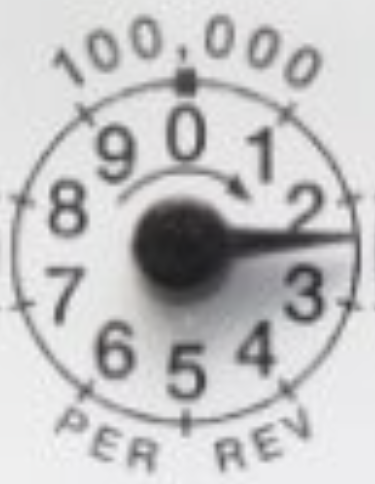
#> input picture GM_sample_images/GM1.png, 375 x 484 px; its folder holds only this picture in this run
$ python -i reading_main.py   (imports and definitions only)
#> lines starting #> are read from the running program, lines starting #| are printed output that depends on the picture
import cv2
import numpy as np
import math
from pathlib import Path


# ========== UTILITY FUNCTIONS ==========


def avg_circles(circles, b):
    avg_x = sum(circles[0][i][0] for i in range(b)) / b
    avg_y = sum(circles[0][i][1] for i in range(b)) / b
    avg_r = sum(circles[0][i][2] for i in range(b)) / b
    return int(avg_x), int(avg_y), int(avg_r)


def dist_2_pts(x1, y1, x2, y2):
    return float(np.hypot(x2 - x1, y2 - y1))


# [11 lines left out: functions line_center_distance, angle_deg_from_center, not called in this run]


def draw_tick_marks(img, x, y, r, zero_angle=0):
    """
    Draw 0..9 ticks. zero_angle in degrees; 0° points up.
    Angles increase CLOCKWISE to match printed digits.
    Returns: list of (angle_deg, value, label_x, label_y)
    """
    tick_marks = []
    for i in range(10):
        angle_deg = (zero_angle + i * 36) % 360
        ang = math.radians(angle_deg)
        inner = (int(x + 0.85 * r * math.sin(ang)), int(y - 0.85 * r * math.cos(ang)))
        outer = (int(x + 1.00 * r * math.sin(ang)), int(y - 1.00 * r * math.cos(ang)))
        label = (int(x + 1.15 * r * math.sin(ang)), int(y - 1.15 * r * math.cos(ang)))
        cv2.line(img, inner, outer, (0, 255, 0), 2)
        cv2.putText(img, str(i), label, cv2.FONT_HERSHEY_SIMPLEX, 0.8, (0, 255, 0), 2, cv2.LINE_AA)
        tick_marks.append((angle_deg, i, label[0], label[1]))
    return tick_marks


# [18 lines left out: functions hstack_same_height, vstack_same_width, not called in this run]


def maybe_show(title, img):
    if SHOW_WINDOWS:
        cv2.imshow(title, img); cv2.waitKey(0)


# ========== MAIN FUNCTIONS ==========


def calibrate_gauge(gauge_img, zero_angle=0):
#> called with gauge_img = '../GM_sample_images/GM1.png', zero_angle = 0
    if isinstance(gauge_img, np.ndarray):
        img = gauge_img.copy()
        filename = "gauge_input"
    else:
        img = cv2.imread(str(gauge_img))
#> img is the input picture: shape (484, 375, 3); mean B, G, R 195.2, 194.3, 194.8
        if img is None:
            raise FileNotFoundError(f"Could not read {gauge_img}")
        filename = gauge_img

    h, w = img.shape[:2]
#> h = 484; w = 375
    gray = cv2.cvtColor(img, cv2.COLOR_BGR2GRAY)
    gray_blur = cv2.GaussianBlur(gray, (5, 5), 0)

    circles = cv2.HoughCircles(
        gray_blur, cv2.HOUGH_GRADIENT, dp=1.2, minDist=min(h, w)//2,
        param1=120, param2=40,
        minRadius=int(0.30 * h), maxRadius=int(0.55 * h)
    )
#> circles = [[185.4, 252.6, 174.4]]
    if circles is None:
        print("❌ No circle detected.")
        return None

    a, b, _ = circles.shape
#> a = 1; b = 1
    x, y, r = avg_circles(circles, b)
#> in avg_circles, `avg_x = sum(circles[0][i][0] for i in range(b)) / b`: avg_x = 185.4
#> in avg_circles, `avg_y = sum(circles[0][i][1] for i in range(b)) / b`: avg_y = 252.6
#> in avg_circles, `avg_r = sum(circles[0][i][2] for i in range(b)) / b`: avg_r = 174.4
#> x = 185; y = 252; r = 174

    vis = img.copy()
    cv2.circle(vis, (x, y), r, (0, 0, 255), 2)
    cv2.circle(vis, (x, y), 4, (0, 0, 255), -1)
#> vis: shape (484, 375, 3); mean B, G, R 192.2, 191.4, 196.5
    cv2.putText(vis, "Detected dial circle", (10, 25), cv2.FONT_HERSHEY_SIMPLEX, 0.7, (0, 0, 255), 2, cv2.LINE_AA)
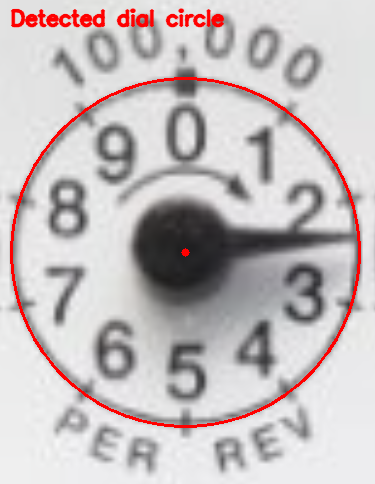
#> vis: shape (484, 375, 3); mean B, G, R 190.2, 189.3, 196.9
    tick_list = draw_tick_marks(vis, x, y, r, zero_angle=zero_angle)
#> the loop in draw_tick_marks, `for i in range(10):` made 10 passes
#> (inner, outer, label) on passes 1 to 10: ((185, 104), (185, 78), (185, 51)), ((271, 132), (287, 111), (302, 90)), ((325, 206), (350, 198), (375, 190)), ((325, 297), (350, 305), (375, 313)), ((271, 371), (287, 392), (302, 413)), ((185, 399), (185, 426), (185, 452)), ((98, 371), (82, 392), (67, 413)), ((44, 297), (19, 305), (-5, 313)), ((44, 206), (19, 198), (-5, 190)), ((98, 132), (82, 111), (67, 90))
#> after the loop in draw_tick_marks, `for i in range(10):`: tick_marks = [(0, 0, 185, 51), (36, 1, 302, 90), (72, 2, 375, 190), (108, 3, 375, 313), (144, 4, 302, 413), (180, 5, 185, 452), (216, 6, 67, 413), (252, 7, -5, 313), (288, 8, -5, 190), (324, 9, 67, 90)]
#> tick_list has the same summary as tick_marks in draw_tick_marks

    # Save + show
    out_cal = Path(filename).with_suffix("").as_posix() + "-calibration.png"
    # cv2.imwrite(out_cal, vis)
    maybe_show("Calibration", vis)

    return x, y, r, tick_list, vis


# [147 lines left out: functions get_current_value, save_storyboard, run_reading, r_main, not called in this run]

#> (the run stopped early here; a loop or call above may not have finished)

$ run again, on GM_sample_images/GM2.png
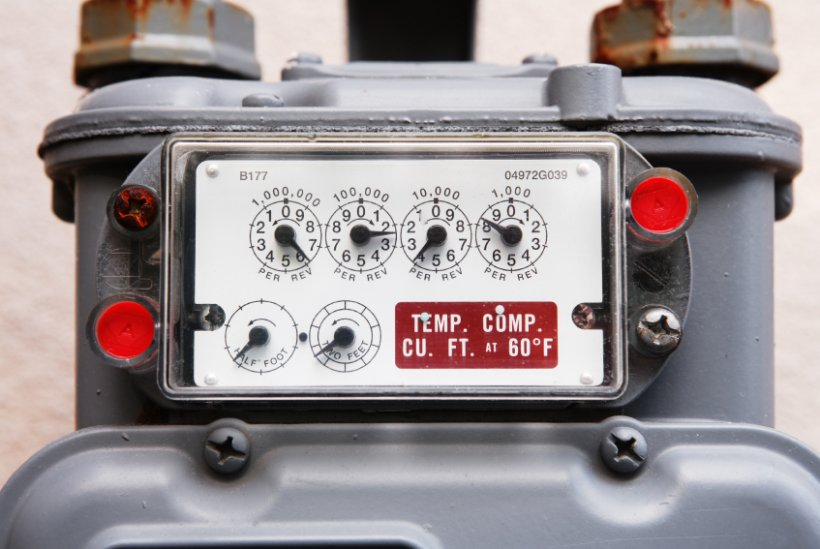
#> input picture GM_sample_images/GM2.png, 820 x 549 px
#> in calibrate_gauge, img is the input picture: shape (549, 820, 3); mean B, G, R 148.6, 146.4, 154.9
#> in calibrate_gauge, `gray = cv2.cvtColor(img, cv2.COLOR_BGR2GRAY)`:
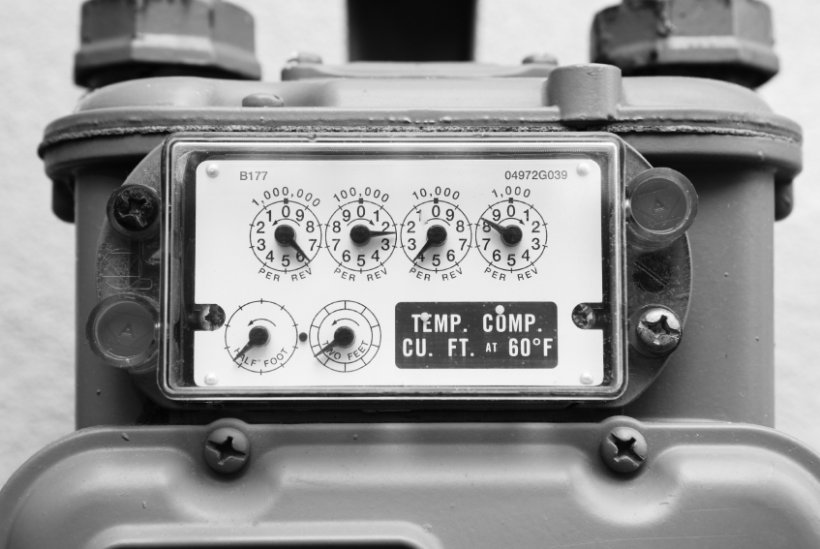
#> gray: shape (549, 820); min 0, max 255, mean 149.2
#> circles = [[395.4, 353.4, 233], [693, 353.4, 244.9], [264.6, 111, 285.8], [119.4, 365.4, 238.3], [551.4, 103.8, 207.9]]
#> avg_x = 404.8
#> avg_y = 257.4
#> avg_r = 242
#> x = 404; y = 257; r = 241
#> in calibrate_gauge, `cv2.putText(vis, "Detected dial circle", (10, 25), cv2.FONT_HERSHEY_SI..`:
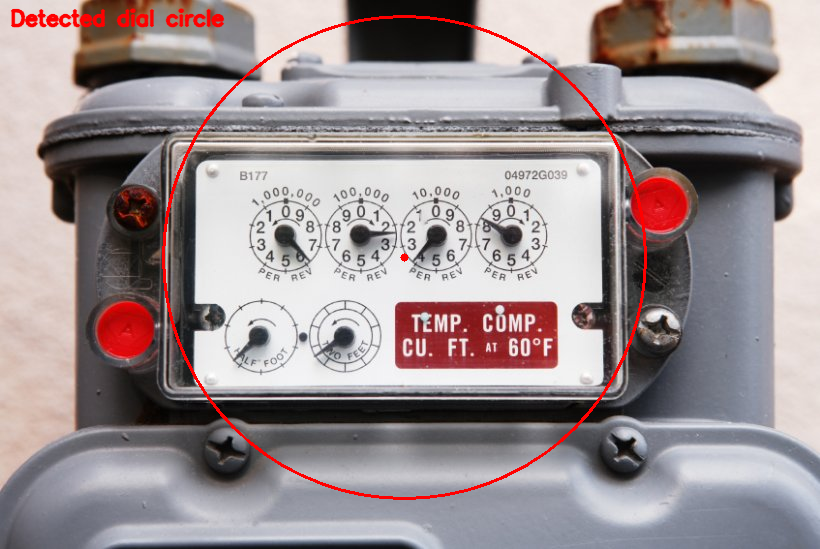
#> vis: shape (549, 820, 3); mean B, G, R 146.8, 144.6, 156.5
#> the loop in draw_tick_marks, `for i in range(10):` made 10 passes
#> (inner, outer, label) on passes 1 to 8: ((404, 52), (404, 16), (404, -20)), ((524, 91), (545, 62), (566, 32)), ((598, 193), (633, 182), (667, 171)), ((598, 320), (633, 331), (667, 342)), ((524, 422), (545, 451), (566, 481)), ((404, 461), (404, 498), (404, 534)), ((283, 422), (262, 451), (241, 481)), ((209, 320), (174, 331), (140, 342))
#> after the loop in draw_tick_marks, `for i in range(10):`: tick_marks = [(0, 0, 404, -20), (36, 1, 566, 32), (72, 2, 667, 171), (108, 3, 667, 342), (144, 4, 566, 481), (180, 5, 404, 534), (216, 6, 241, 481), (252, 7, 140, 342), (288, 8, 140, 171), (324, 9, 241, 32)]
#> tick_list has the same summary as tick_marks in draw_tick_marks

$ run again, on GM_sample_images/GM3.png
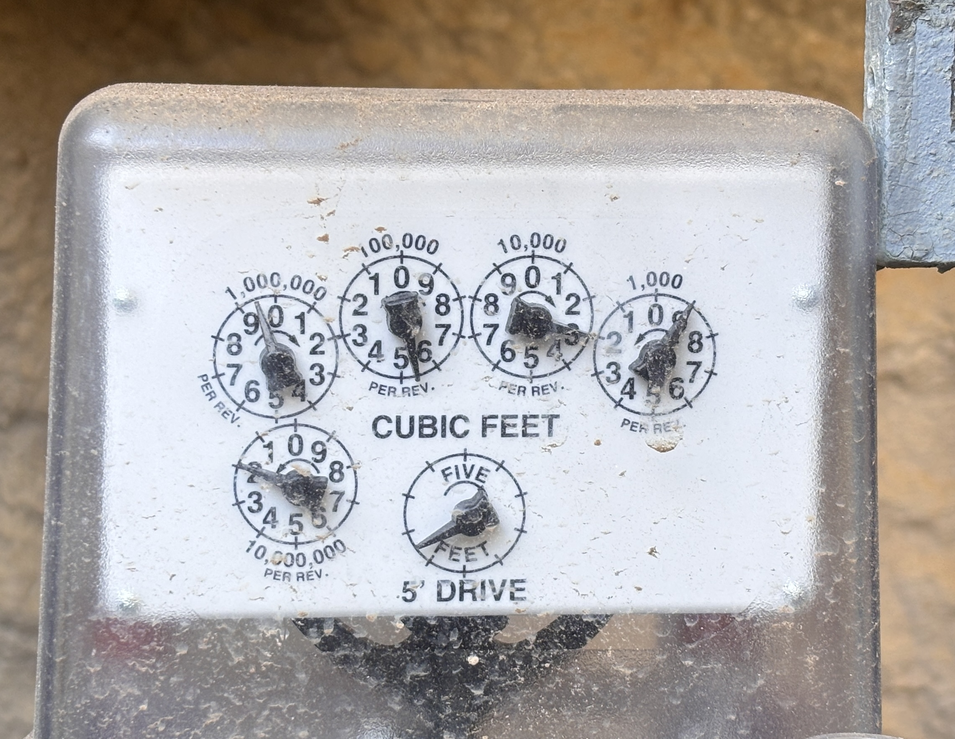
#> input picture GM_sample_images/GM3.png, 955 x 739 px, shrunk from 2282 x 1766 before the run
#> in calibrate_gauge, img is the input picture: shape (739, 955, 3); mean B, G, R 170.3, 171.8, 176
#> in calibrate_gauge, `gray = cv2.cvtColor(img, cv2.COLOR_BGR2GRAY)`:
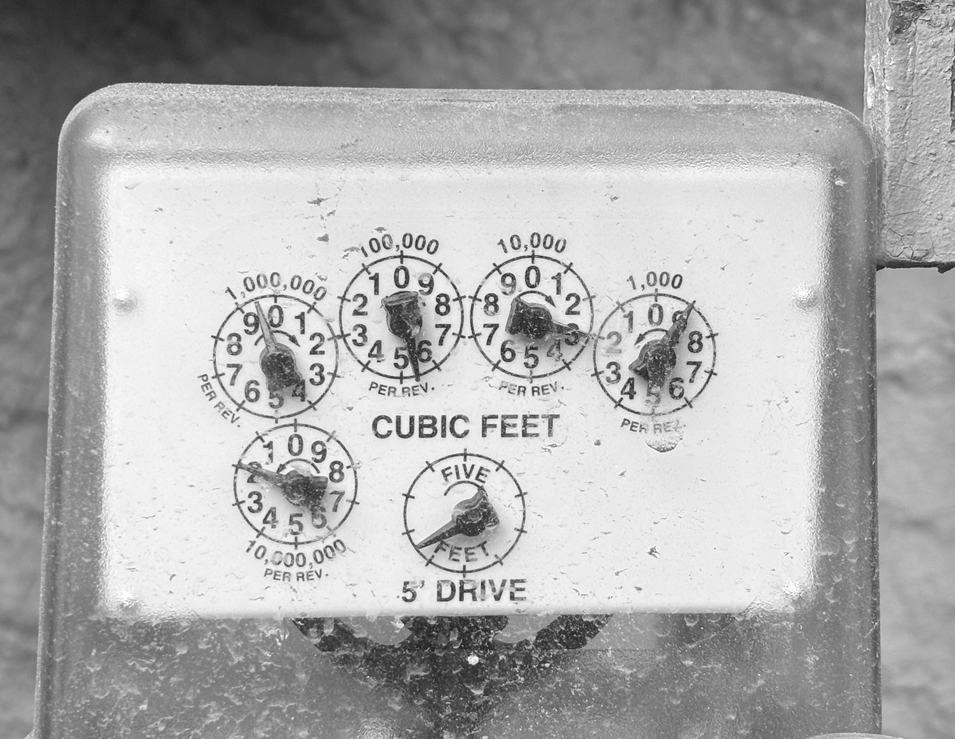
#> gray: shape (739, 955); min 20, max 255, mean 172.9
#> circles = [[462.6, 472.2, 227], [510.6, 69, 368.4], [833.4, 429, 368.4], [84.6, 432.6, 237.7]]
#> avg_x = 472.8
#> avg_y = 350.7
#> avg_r = 300.4
#> x = 472; y = 350; r = 300
#> in calibrate_gauge, `cv2.putText(vis, "Detected dial circle", (10, 25), cv2.FONT_HERSHEY_SI..`:
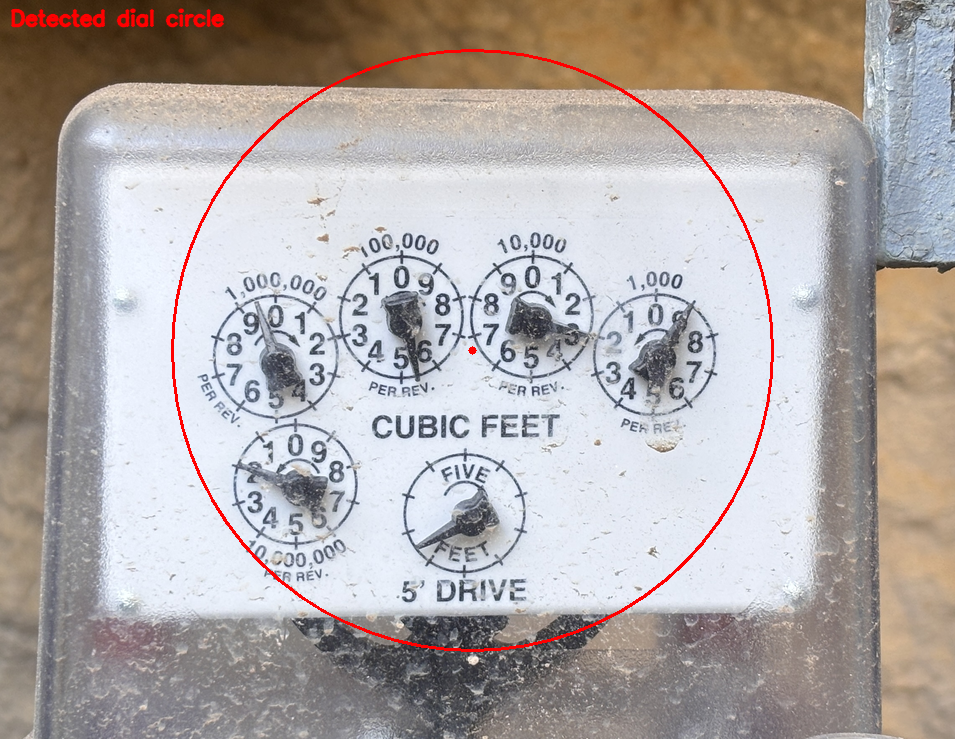
#> vis: shape (739, 955, 3); mean B, G, R 168.8, 170.1, 177
#> the loop in draw_tick_marks, `for i in range(10):` made 10 passes
#> (inner, outer, label) on passes 1 to 8: ((472, 95), (472, 50), (472, 5)), ((621, 143), (648, 107), (674, 70)), ((714, 271), (757, 257), (800, 243)), ((714, 428), (757, 442), (800, 456)), ((621, 556), (648, 592), (674, 629)), ((472, 605), (472, 650), (472, 695)), ((322, 556), (295, 592), (269, 629)), ((229, 428), (186, 442), (143, 456))
#> after the loop in draw_tick_marks, `for i in range(10):`: tick_marks = [(0, 0, 472, 5), (36, 1, 674, 70), (72, 2, 800, 243), (108, 3, 800, 456), (144, 4, 674, 629), (180, 5, 472, 695), (216, 6, 269, 629), (252, 7, 143, 456), (288, 8, 143, 243), (324, 9, 269, 70)]
#> tick_list has the same summary as tick_marks in draw_tick_marks

$ run again, on GM_sample_images/GM4.png
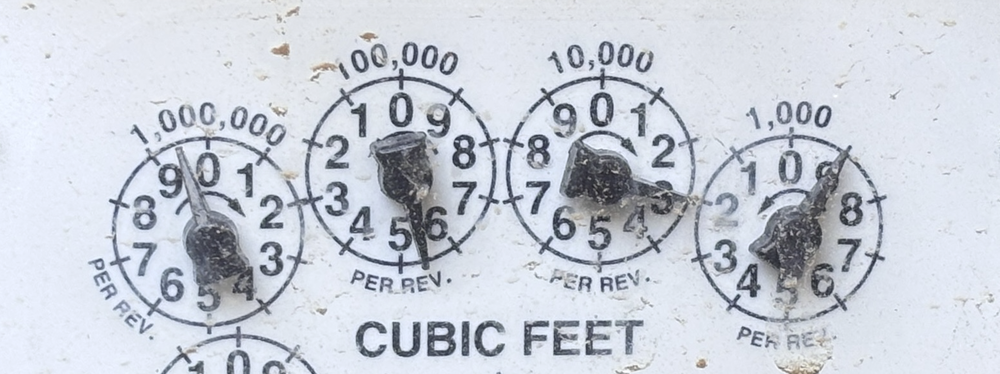
#> input picture GM_sample_images/GM4.png, 1000 x 374 px, shrunk from 1934 x 723 before the run
#> in calibrate_gauge, img is the input picture: shape (374, 1000, 3); mean B, G, R 216.2, 206.2, 200.7
#> in calibrate_gauge, `gray_blur = cv2.GaussianBlur(gray, (5, 5), 0)`:
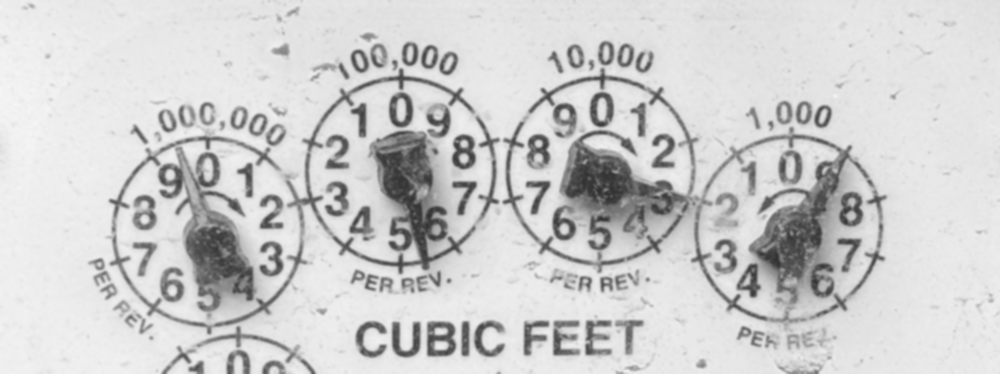
#> gray_blur: shape (374, 1000); min 48, max 246, mean 205.7
#> circles = [[445.8, 203.4, 151.5], [687, 232.2, 134.3], [228.6, 249, 119.8], [589.8, 60.6, 167.3]]
#> avg_x = 487.8
#> avg_y = 186.3
#> avg_r = 143.2
#> x = 487; y = 186; r = 143
#> in calibrate_gauge, `cv2.putText(vis, "Detected dial circle", (10, 25), cv2.FONT_HERSHEY_SI..`:
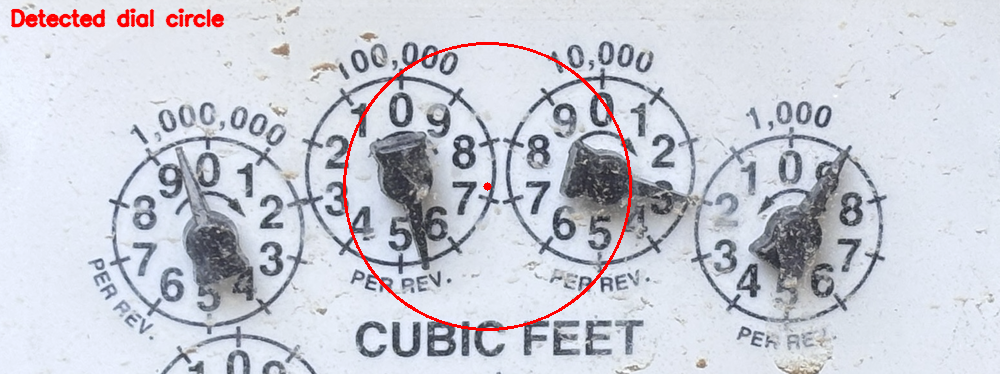
#> vis: shape (374, 1000, 3); mean B, G, R 213.6, 203.7, 201.4
#> the loop in draw_tick_marks, `for i in range(10):` made 10 passes
#> (inner, outer, label) on passes 1 to 8: ((487, 64), (487, 43), (487, 21)), ((558, 87), (571, 70), (583, 52)), ((602, 148), (623, 141), (643, 135)), ((602, 223), (623, 230), (643, 236)), ((558, 284), (571, 301), (583, 319)), ((487, 307), (487, 329), (487, 350)), ((415, 284), (402, 301), (390, 319)), ((371, 223), (350, 230), (330, 236))
#> after the loop in draw_tick_marks, `for i in range(10):`: tick_marks = [(0, 0, 487, 21), (36, 1, 583, 52), (72, 2, 643, 135), (108, 3, 643, 236), (144, 4, 583, 319), (180, 5, 487, 350), (216, 6, 390, 319), (252, 7, 330, 236), (288, 8, 330, 135), (324, 9, 390, 52)]
#> tick_list has the same summary as tick_marks in draw_tick_marks
